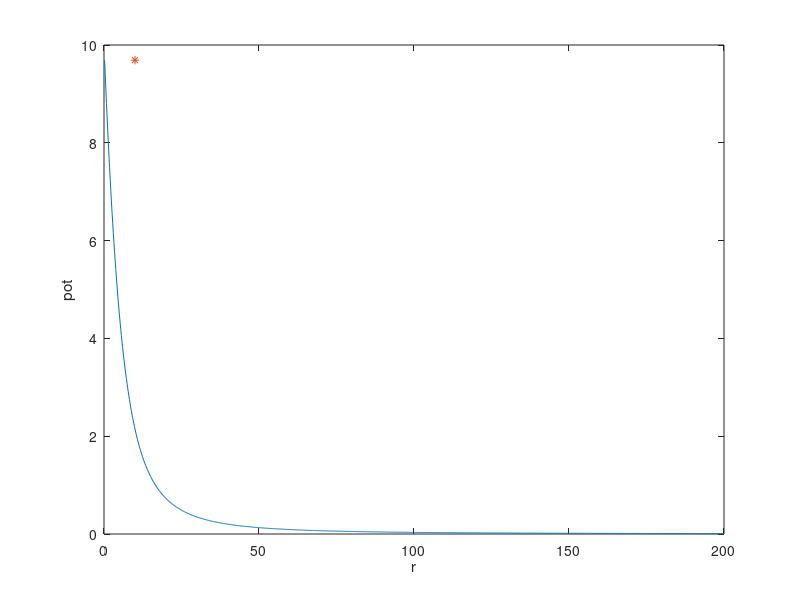

Here is the MATLAB script that generated this plot: (Note: this script raises an error after producing the figure.)
clear all
f1=@(z,p,L)(((z-L)./p)./sqrt(p.^2+(z-L).^2));
L=10;
nz=100;
np=100;
z=linspace(0,L,nz);
p=logspace(-4,log10(5*L),np);
%p=linspace(0.01,50,np);
%plot(z,f1(z,p,L)-f1(z,p,0))


for a=1:np
    f(a,:)=f1(z,p(a),L);
end
ax=pcolor(z,p,f)
ac=colorbar;
caxis([-8 0.25])
shading('flat')
ylabel('rho')
xlabel('z')

%% integral x^2/(x^2+a^2)
a=10;
fun=@(x,a)(x.^2./(x.^2+a.^2));

nx=1000;
r=linspace(1e-3,1e4,nx);

na=100;
a=linspace(2e-3,1e1,na);
clear a
a=10;

for k=10:nx
    y=fun(r(1:k),a);
    int(k-9)=trapz(r(1:k),y);
end

answer=@(x,a)(-a.*tan(x./a).^(-1));
%%
fun=@(x,a)(x.^2./(x.^2+a^2));
na=100;
a=linspace(0.01,10,na);

%%
nr=1000;
rmax=200;
r=linspace(0.0,rmax,nr);
rpmax=10;
rp=0:0.001:rpmax;
answer=@(x,a)(a-x.*atan(a./x));
for k=1:nr;
answ(k)=trapz(rp,fun(rp,r(k)));
answan(k)=answer(r(k),rpmax);
end
plot(r,answ,rpmax,max(answ),'*')
xlabel('r');ylabel('pot')

%%
% draw potentials from charges
irf_units;
phi=@(r,qs)(qs*Units.e./(4*pi*Units.eps0*r.^2));
phi=@(r,qs)(qs./(r.^2));
if 0
r=linspace(1e-2,50,100);
theta=linspace(0,2*pi,100);
x=r.*cos(theta);
y=r.*sin(theta);
else
    x=logspace(-3,-1.5,50);
    x=[-x(end:-1:1) x];
    y=x;
end

[X,Y]=meshgrid(x,y);


%R = sqrt(X.^2 + Y.^2) + eps;
%Z = sin(R)./R;
x1=0;
x2=1e-2;
Z=phi(sqrt((X-x1).^2+Y.^2),-1)+phi(sqrt((X-x2).^2+Y.^2),-1);
[DX,DY]=gradient(Z,1e-1,1e-1);
contour(X,Y,Z);
quiver(X,Y,DX,DY);
shading flat
%% example mesh
figure;
[X,Y] = meshgrid(-8:.5:8);
R = sqrt(X.^2 + Y.^2) + eps;
Z = sin(R)./R;
mesh(Z);
